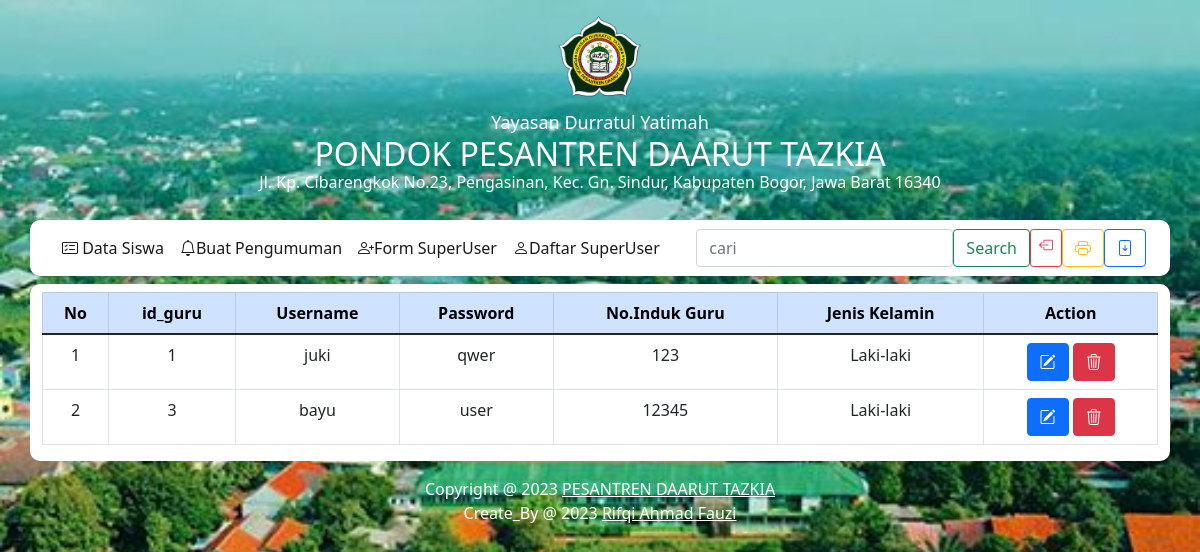
/dataguru.php, run on an earlier commit of the app's database.
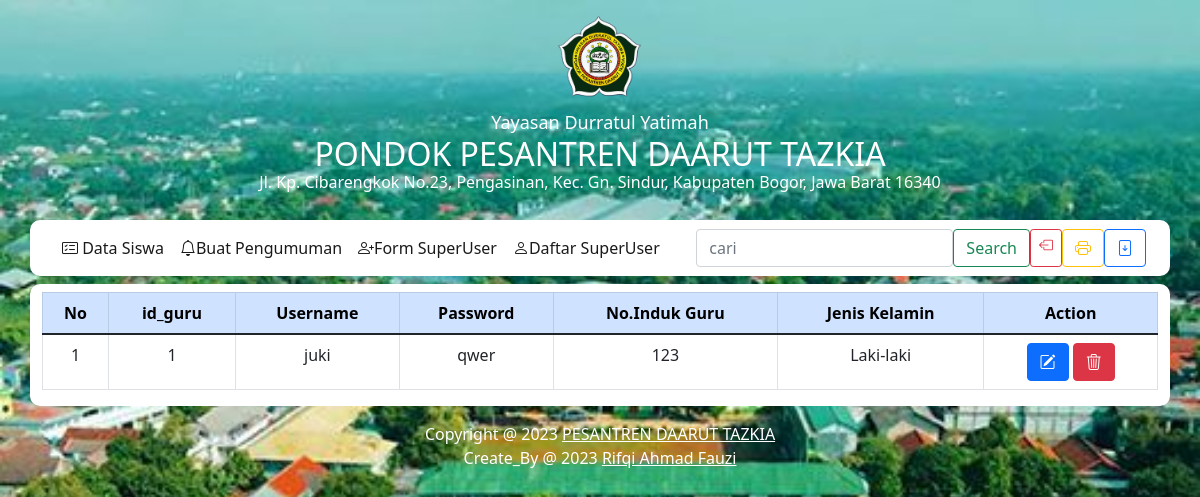
And on a later commit of the database.
### tables this page shows
CREATE TABLE `superuser` (
  `id_guru` int(11) NOT NULL,
  `username` varchar(100) NOT NULL,
  `password` varchar(100) NOT NULL,
  `password2` varchar(100) NOT NULL,
  `guru` varchar(100) NOT NULL,
  `jenis_kelamin` varchar(100) NOT NULL
);

### dataguru.php (the view, shortened to what this page needs)
<!doctype html>
<html lang="en">
<head>
	<link href="https://cdn.jsdelivr.net/npm/bootstrap@5.1.3/dist/css/bootstrap.min.css" rel="stylesheet">
	<link rel="stylesheet" href="style1.css">
	<link rel="stylesheet" href="https://cdn.jsdelivr.net/npm/bootstrap-icons@1.9.1/font/bootstrap-icons.css">
</head>
<body>
	<heading>
		<?php include 'modul/heading.php'; ?>
	</heading>
	<div class="">
		<nav class="container radius navbar navbar-expand-lg navbar-light " style="background-color: #ffffff;">
			<div class="container-fluid">
				<div class="collapse navbar-collapse" id="navbarSupportedContent">
					<div class="navbar-nav">
						<a class="nav-link active" href="adminsistem.php"><i class="bi bi-card-checklist"></i> Data Siswa</a>
						<a class="nav-link active" href="pengumumanPros.php"><i class="bi bi-bell"></i>Buat Pengumuman</a>
						<a class="nav-link active" href="daftarUserPros.php"><i class="bi bi-person-plus"></i>Form SuperUser</a>
						<a class="nav-link active" href="dataguru.php"><i class="bi bi-person"></i>Daftar SuperUser</a>
					</div>
				</div>
				<form action="cari.php" method="POST" class="d-flex">
					<input class="form-control" type="cari" placeholder="cari" aria-label="cari" id="cari" name="cari">
					<button class="btn btn-outline-success" type="submit">Search</button>
					<a href="logout.php" class="btn btn-outline-danger btn-sm">
						<i class="bi bi-box-arrow-left"></i>
					</a>
					<a href="print.php" class="btn btn-outline-warning btn-xs"><i class="bi bi-printer"></i></a>
					<a href="download2.php" class="btn btn-outline-primary btn-xs"><i class="bi bi-file-arrow-down"></i></a>
				</form>
			</div>
		</nav>
	</div>
	<div class="container mt-2">
		<div class="row">
			<div class="container bg-white radius">
				<div class="table-responsive">
					<table class="table table-bordered table-hover text-center mt-2">
						<thead class="table-primary radius">
							<tr>
								<th scope="col">No</th>
								<th scope="col">id_guru</th>
								<th scope="col">Username</th>
								<th scope="col">Password</th>
								<th scope="col">No.Induk Guru</th>
								<th scope="col">Jenis Kelamin</th>
								<th scope="col" class="sticky-right">Action</th>
							</tr>
						</thead>
						<tbody>
							<?php
							include 'koneksi.php';
							$no = 1;
							$sql = mysqli_query($koneksi, "SELECT * FROM superuser");
							while ($data = mysqli_fetch_array($sql)) {
							?>
								<tr>
									<td><?= $no++ ?></td>
									<td><?= $data['id_guru']; ?></td>
									<td><?= $data['username']; ?></td>
									<td><?= $data['password']; ?></td>
									<td><?= $data['guru']; ?></td>
									<td><?= $data['jenis_kelamin']; ?></td>
									<td class="sticky-right action-cell">
										<a href="editUser.php?id=<?= $data['id_guru']; ?>" class="btn btn-primary btn-xs"><i class="bi bi-pencil-square"></i></a>
										<a href="hapusUser.php?id=<?= $data['id_guru']; ?>" class="btn btn-danger btn-xs"><i class="bi bi-trash3"></i></a>
									</td>
								</tr>
							<?php } ?>
						</tbody>
					</table>
				</div>
			</div>
		</div>
	</div>
	<footer>
		<?php include 'modul/footer.php'; ?>
	</footer>
</body>
</html>

### modul/heading.php (shortened to what this page needs)
<div class=" heading pt-3 pb-1 mb-3">
    <div class="container">
        <center><img src="img\logo.png" class="gambar logo-navbar" heigth=120px width=90px /></center>
        <h4 class=" text-white">
            <font size="4">
                <center>Yayasan Durratul Yatimah
            </font>
        </h4>
        <h5 class=" text-white m-minus">
            <font class="text-pondok" size="6">
                <center>PONDOK PESANTREN DAARUT TAZKIA</center>
            </font>
        </h5>
        <h6 class="text-white m-minus text-alamat-on-navbar">
            <font size="3">
                <center>Jl. Kp. Cibarengkok No.23, Pengasinan, Kec. Gn. Sindur, Kabupaten Bogor, Jawa Barat 16340
            </font>
        </h6>
    </div>
</div>

### modul/footer.php
<div class="container-fluid my-3 text-center heading text-white">
    <p>Copyright @ 2023 <a href="https://www.instagram.com/daaruttazkia_official?igsh=MW95dDB0d2hhOTh0MA==" class=" text-white">PESANTREN DAARUT TAZKIA</a><br>
        Create_By @ 2023 <a href="https://www.instagram.com/muhandisajaa?igsh=MXg3c3U0bWIyZDF6YQ==" class=" text-white">Rifqi Ahmad Fauzi</a></p>
</div>

### style1.css (style rules this page uses)
body { background-image: url("pondok.jpg"); background-size:cover; }
.radius { border-radius: 10px !important; }
.m-minus { margin-top: -8px; }

### dataguru.php (style rules this page uses)
table td.action-cell { background-color: white !important; }
.sticky-right { position: sticky; right: 0; z-index: 2; }

What changed in the data, as far as the page shows it:
removed superuser: id_guru "3", username "bayu", password "user", guru "12345", jenis_kelamin "Laki-laki"
